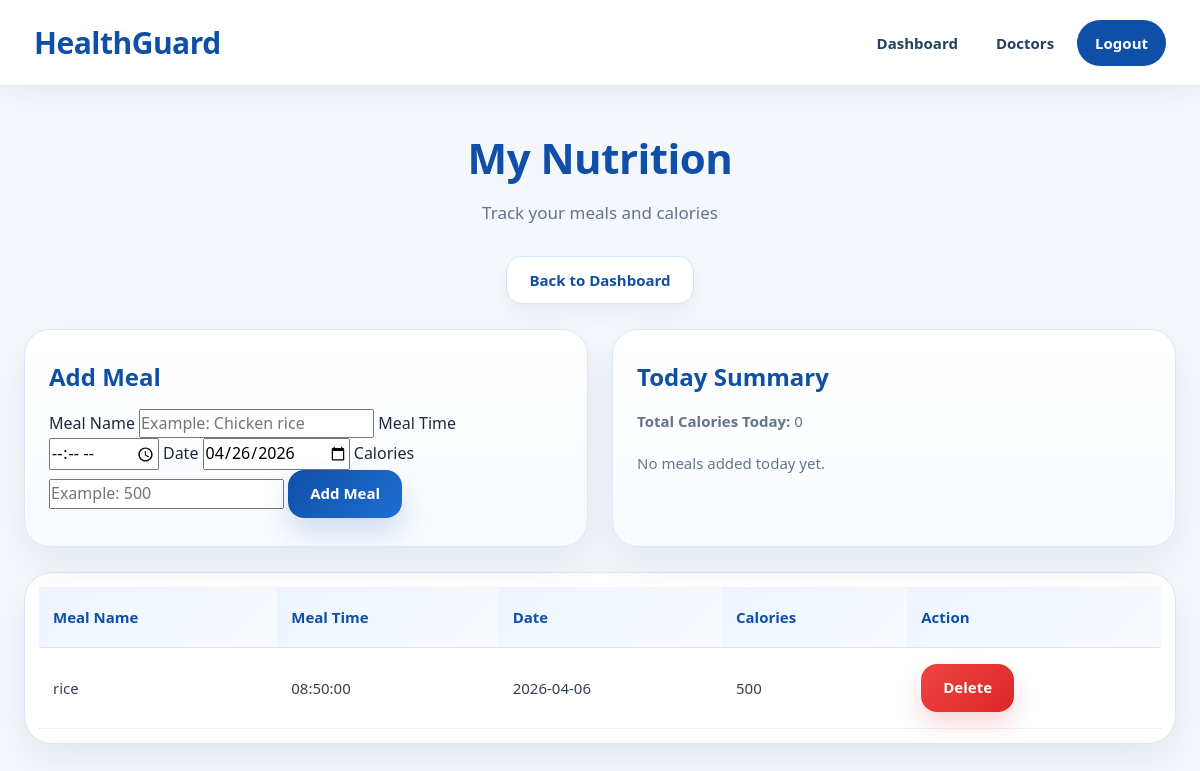
Page /patient/my_nutrition.php (signed in) on the committed database.
### tables this page shows
CREATE TABLE IF NOT EXISTS `meals` (
  `meal_id` int NOT NULL AUTO_INCREMENT,
  `user_id` int NOT NULL,
  `meal_name` varchar(100) NOT NULL,
  `meal_time` time DEFAULT NULL,
  `date` date NOT NULL,
  `calories` int DEFAULT '0',
  PRIMARY KEY (`meal_id`),
  KEY `fk_meals_users` (`user_id`)
);

### patient/my_nutrition.php (the view, shortened to what this page needs)
<?php
$conn = OpenCon();
$user_id = $_SESSION['user_id'];
$sqlToday = "SELECT IFNULL(SUM(calories),0) AS total_today
             FROM meals
             WHERE user_id='$user_id' AND date=CURDATE()";
$resultToday = mysqli_query($conn, $sqlToday);
$rowToday = mysqli_fetch_assoc($resultToday);
$total_today = $rowToday['total_today'];
$sqlMeals = "SELECT * FROM meals
             WHERE user_id='$user_id'
             ORDER BY date DESC, meal_time DESC";
$resultMeals = mysqli_query($conn, $sqlMeals);
?>
<!DOCTYPE html>
<html lang="en">
<head>
    <link rel="stylesheet" href="/HealthGuard/style.css">
</head>
<body class="patient-page">
<?php include("../navbar.php"); ?>
<div class="section">
    <h1 class="section-title">My Nutrition</h1>
    <p class="section-subtitle">Track your meals and calories</p>
    <div class="hero-actions" style="justify-content:center; margin-bottom:25px;">
        <a href="/HealthGuard/patient/patient_dashboard.php" class="secondary-btn">Back to Dashboard</a>
    </div>
    <div class="cards">
        <div class="card">
            <h3>Add Meal</h3>
            <form method="POST">
                <label>Meal Name</label>
                <input type="text" name="meal_name" placeholder="Example: Chicken rice">
                <label>Meal Time</label>
                <input type="time" name="meal_time">
                <label>Date</label>
                <input type="date" name="date" value="<?php echo date('Y-m-d'); ?>">
                <label>Calories</label>
                <input type="number" name="calories" placeholder="Example: 500">
                <button type="submit">Add Meal</button>
            </form>
        </div>
        <div class="card">
            <h3>Today Summary</h3>
            <p><strong>Total Calories Today:</strong> <?php echo $total_today; ?></p>
            <?php if ($total_today == 0) { ?>
                <p>No meals added today yet.</p>
            <?php } elseif ($total_today < 1200) { ?>
                <p>Your calories today are low.</p>
            <?php } elseif ($total_today <= 2500) { ?>
                <p>Your calorie intake today looks balanced.</p>
            <?php } else { ?>
                <p>Your calorie intake today is high.</p>
            <?php } ?>
        </div>
    </div>
    <div class="table-wrapper" style="margin-top:25px;">
        <table>
            <tr>
                <th>Meal Name</th>
                <th>Meal Time</th>
                <th>Date</th>
                <th>Calories</th>
                <th>Action</th>
            </tr>
            <?php if (mysqli_num_rows($resultMeals) > 0) { ?>
                <?php while ($row = mysqli_fetch_assoc($resultMeals)) { ?>
                <tr>
                    <td><?php echo htmlspecialchars($row['meal_name']); ?></td>
                    <td><?php echo htmlspecialchars($row['meal_time']); ?></td>
                    <td><?php echo htmlspecialchars($row['date']); ?></td>
                    <td><?php echo htmlspecialchars($row['calories']); ?></td>
                    <td>
                        <a href="/HealthGuard/patient/delete_meal.php?meal_id=<?php echo $row['meal_id']; ?>" class="danger-btn" onclick="return confirm('Delete this meal?');">Delete</a>
                    </td>
                </tr>
                <?php } ?>
            <?php } else { ?>
                <tr>
                    <td colspan="5">No meals yet.</td>
                </tr>
            <?php } ?>
        </table>
    </div>
</div>
</body>
</html>

### style.css (style rules this page uses)
* { margin: 0; padding: 0; box-sizing: border-box; }
html, body { min-height: 100%; font-family: "Segoe UI", Tahoma, Geneva, Verdana, sans-serif; scroll-behavior: smooth; }
body { background: #f5f8fc; color: #1e293b; line-height: 1.6; }
a { text-decoration: none; transition: 0.25s ease; }
button, input, select, textarea { font: inherit; }
.primary-btn, .secondary-btn, .danger-btn, button, a.primary-btn, a.secondary-btn, a.danger-btn { display: inline-flex !important; align-items: center !important; justify-content: center !important; text-decoration: none !important; font-weight: 800 !important; font-size: 15px !important; line-height: 1 !important; cursor: pointer !important; border-radius: 16px !important; padding: 12px 22px !important; min-height: 48px !important; transition: 0.25s ease !important; border: none; }
.primary-btn, a.primary-btn, button { color: blue !important; }
.secondary-btn, a.secondary-btn { background: #ffffff !important; color: #1e293b !important; border: 1px solid #d9e4ef !important; box-shadow: 0 10px 24px rgba(15, 23, 42, 0.05) !important; }
.danger-btn, a.danger-btn { background: linear-gradient(135deg, #ef4444, #dc2626) !important; color: #ffffff !important; border: none !important; box-shadow: 0 12px 24px rgba(220, 38, 38, 0.18) !important; }
.section { width: 100%; max-width: 1380px; margin: 0 auto; padding: 38px 24px 42px; }
.section-title { font-size: 42px; font-weight: 800; text-align: center; margin-bottom: 8px; letter-spacing: -0.5px; }
.section-subtitle { text-align: center; font-size: 17px; color: #64748b; margin-bottom: 30px; }
.hero-actions { display: flex; justify-content: center; align-items: center; gap: 14px; flex-wrap: wrap; }
.cards { display: grid; grid-template-columns: repeat(auto-fit, minmax(270px, 1fr)); gap: 24px; margin-top: 24px; }
.card { border-radius: 26px; padding: 28px 24px; position: relative; overflow: hidden; transition: 0.28s ease; border: 1px solid #e2e8f0; background: #ffffff; box-shadow: 0 16px 38px rgba(15, 23, 42, 0.07); }
.card h3 { font-size: 24px; margin-bottom: 12px; font-weight: 800; }
.card p { color: #64748b; margin-bottom: 18px; font-size: 15px; }
.table-wrapper { width: 100%; overflow-x: auto; background: #ffffff; border-radius: 28px; border: 1px solid #e2e8f0; box-shadow: 0 16px 40px rgba(15, 23, 42, 0.07); padding: 14px; }
table { width: 100%; border-collapse: collapse; min-width: 760px; }
table th { text-align: left; padding: 18px 14px; font-size: 15px; font-weight: 900; color: #0f172a; background: linear-gradient(135deg, #eff6ff, #f8fbff); border-bottom: 1px solid #dbe7f2; }
table td { padding: 16px 14px; border-bottom: 1px solid #edf2f7; color: #334155; font-size: 15px; vertical-align: middle; }
.patient-page { background: #f4f8fd; min-height: 100vh; }
.patient-page .primary-btn, .patient-page button { background: linear-gradient(135deg, #0f4fa8, #1d6fd1) !important; color: #ffffff !important; box-shadow: 0 14px 28px rgba(15, 79, 168, 0.18) !important; }
.patient-page .secondary-btn { color: #0f4fa8 !important; border-color: #d5e4f5 !important; }
.patient-page .section-title, .patient-page .form-box h2, .patient-page .card h3 { color: #0f4fa8; }
.patient-page .card { border-color: #d8e6f5; background: linear-gradient(180deg, #ffffff, #f8fbff); }
.patient-page .table-wrapper { border-color: #d8e6f5; }
.patient-page table th { background: linear-gradient(135deg, #edf5ff, #f8fbff); color: #0f4fa8; }

### rows in the picture
meals: meal_name "rice", meal_time "08:50:00", date "2026-04-06", calories "500"

### other values in the picture
$total_today "0"
